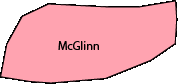
%> input picture buildings/mcglinnHall.png, 178 x 84 px
$ octave StructureTest.m   (GNU Octave 9; MATLAB toolbox functions it lacks are replaced by stand-ins)
%> lines starting %> are read from the running program, lines starting %| are printed output that depends on the picture
%% West Quad

RiskGame(1).quad = 'West Quad';
RiskGame(1).building = 'McGlinn Hall';
RiskGame(1).placement = [1 2 3 4; 5 6 7 8];
RiskGame(1).player = 0;
RiskGame(1).locations = {'Ryan Hall','Hammes Bookstore','South Dinning Hall'};
RiskGame(1).armies = 0;
[RiskGame(1).image, RiskGame(1).mode, RiskGame(1).imgAlpha] = imread(fullfile('.', 'buildings', 'mcglinnHall.png'));

RiskGame(2).quad = 'West Quad';
RiskGame(2).building = 'Ryan Hall';
RiskGame(2).placement = [10 21 31 40; 50 60 70 80];
RiskGame(2).player = 0;
RiskGame(2).locations = {'McGlinn Hall','Morris Inn','Hammes Bookstore'};
RiskGame(2).armies = 0;
[RiskGame(2).image, RiskGame(2).mode, RiskGame(2).imgAlpha] = imread(fullfile('.', 'buildings', 'ryanHall.png'));
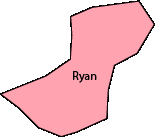
%> input picture buildings/ryanHall.png, 155 x 138 px

RiskGame(3).quad = 'West Quad';
RiskGame(3).building = 'Morris Inn';
RiskGame(3).placement = [100 210 310 400; 500 600 700 800];
RiskGame(3).player = 0;
RiskGame(3).locations = {'Ryan Hall','Hammes Bookstore','Stinson-Remick'};
RiskGame(3).armies = 0;
[RiskGame(3).image, RiskGame(3).mode, RiskGame(3).imgAlpha] = imread(fullfile('.', 'buildings', 'morrisInn.png'));
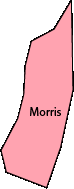
%> input picture buildings/morrisInn.png, 74 x 189 px

RiskGame(4).quad = 'West Quad';
RiskGame(4).building = 'Hammes Bookstore';
RiskGame(4).placement = [9 10 01 02; 03 04 05 06];
RiskGame(4).player = 0;
RiskGame(4).locations = {'McGlinn Hall','Ryan Hall','Morris Inn','DPAC'};
RiskGame(4).armies = 0;
[RiskGame(4).image, RiskGame(4).mode, RiskGame(4).imgAlpha] = imread(fullfile('.', 'buildings', 'hammesBookstore.png'));
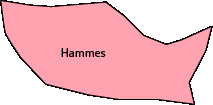
%> input picture buildings/hammesBookstore.png, 213 x 105 px

%% South Quad

RiskGame(5).quad = 'South Quad';
RiskGame(5).building = 'Carroll Hall';
RiskGame(5).placement = [1 2 3 4 5 6];
RiskGame(5).player = 0;
RiskGame(5).locations = {'Lewis Hall','The Rock'};
RiskGame(5).armies = 0;
[RiskGame(5).image, RiskGame(5).mode, RiskGame(5).imgAlpha] = imread(fullfile('.', 'buildings', 'carrollHall.png'));
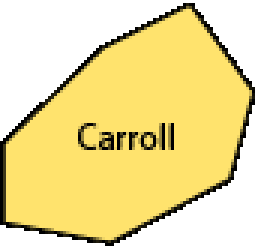
%> input picture buildings/carrollHall.png, 86 x 82 px (shown 3 times larger)

RiskGame(6).quad = 'South Quad';
RiskGame(6).building = 'The Rock';
RiskGame(6).placement = [1 2 3 4 5 6];
RiskGame(6).player = 0;
RiskGame(6).locations = {'Carroll Hall','Morrissey Manor','South Dining Hall','Joyce Center'};
RiskGame(6).armies = 0;
[RiskGame(6).image, RiskGame(6).mode, RiskGame(6).imgAlpha] = imread(fullfile('.', 'buildings', 'theRock.png'));
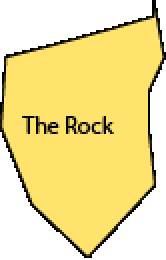
%> input picture buildings/theRock.png, 83 x 130 px (shown 2 times larger)

RiskGame(7).quad = 'South Quad';
RiskGame(7).building = 'Morrissey Manor';
RiskGame(7).placement = [1 2 3 4 5 6];
RiskGame(7).player = 0;
RiskGame(7).locations = {'The Rock','South Dining Hall','CoMo','Grotto'};
RiskGame(7).armies = 0;
%> (the run ends here)
